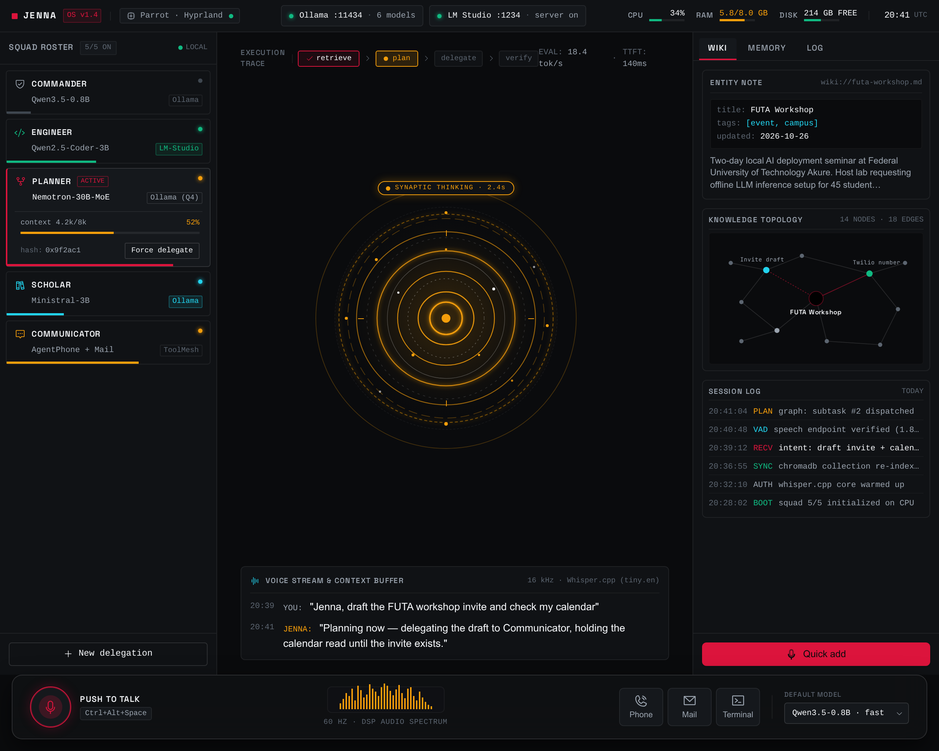
#> input picture .stitch/jenna_suite_v1.png, 939 x 751 px, shrunk from 2560 x 2048 before the run
$ python -i activity.py   (imports and definitions only)
#> lines starting #> are read from the running program, lines starting #| are printed output that depends on the picture
"""Basic motion detection using frame differencing."""
import cv2
import numpy as np
import logging

logger = logging.getLogger("jenna.vision.activity")


class MotionDetector:
    """Detects basic motion using frame differencing."""

    def __init__(self, threshold: int = 25, min_area: int = 500):
        self.threshold = threshold
        self.min_area = min_area
        self.previous_frame = None

    def process_frame(self, frame_rgb: np.ndarray) -> bool:
        """
        Processes a frame and returns True if motion is detected.
        """
        # Convert to grayscale and blur
        gray = cv2.cvtColor(frame_rgb, cv2.COLOR_RGB2GRAY)
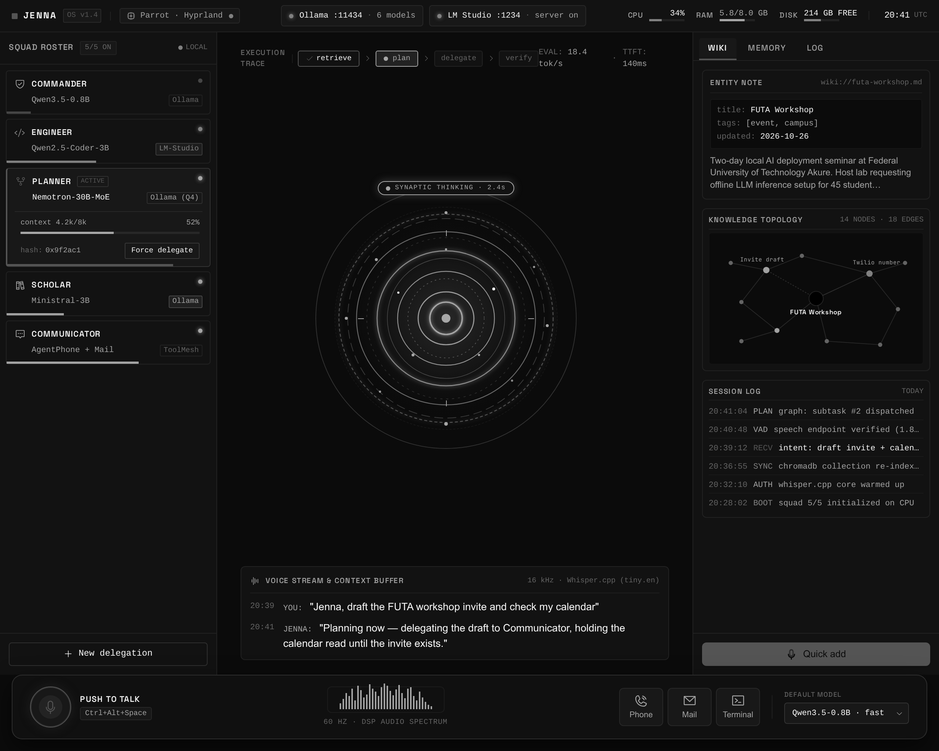
#> gray: shape (751, 939); min 0, max 255, mean 19.7
        gray = cv2.GaussianBlur(gray, (21, 21), 0)
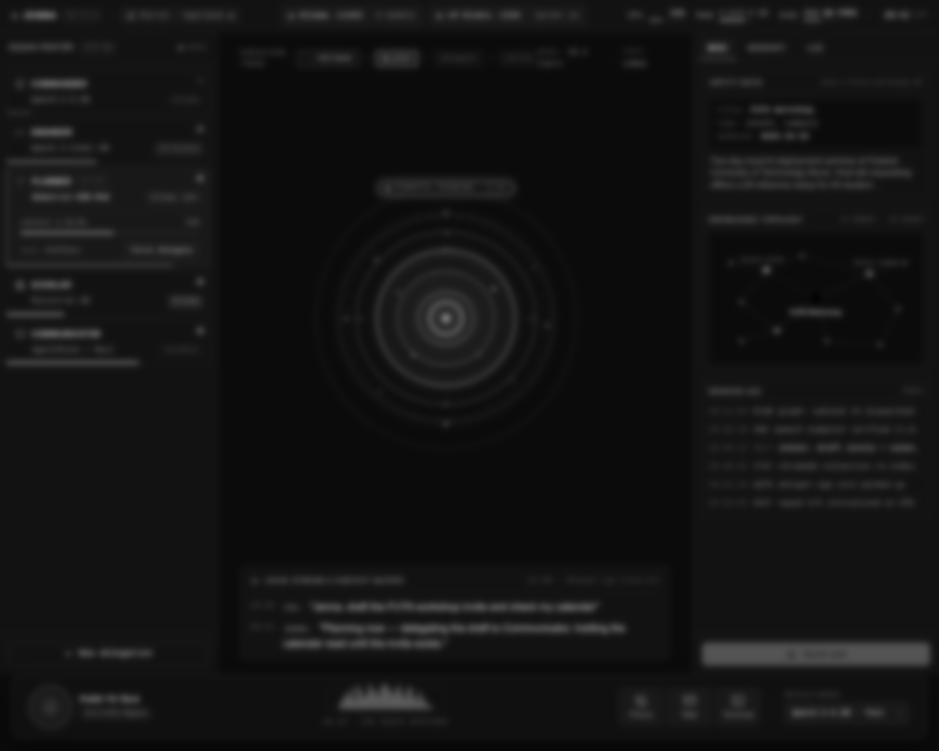
#> gray: shape (751, 939); min 3, max 108, mean 19.7

        if self.previous_frame is None:
            self.previous_frame = gray
            return False

        # Compute absolute difference
        frame_delta = cv2.absdiff(self.previous_frame, gray)
        thresh = cv2.threshold(frame_delta, self.threshold, 255, cv2.THRESH_BINARY)[1]

        # Dilate to fill holes
        thresh = cv2.dilate(thresh, None, iterations=2)

        # Find contours
        contours, _ = cv2.findContours(thresh.copy(), cv2.RETR_EXTERNAL, cv2.CHAIN_APPROX_SIMPLE)

        motion_detected = False
        for c in contours:
            if cv2.contourArea(c) > self.min_area:
                motion_detected = True
                break

        self.previous_frame = gray
        return motion_detected

>>> import cv2
>>> picture = cv2.cvtColor(cv2.imread('../.stitch/jenna_suite_v1.png'), cv2.COLOR_BGR2RGB)
>>> result = MotionDetector().process_frame(picture)
#> result = False
